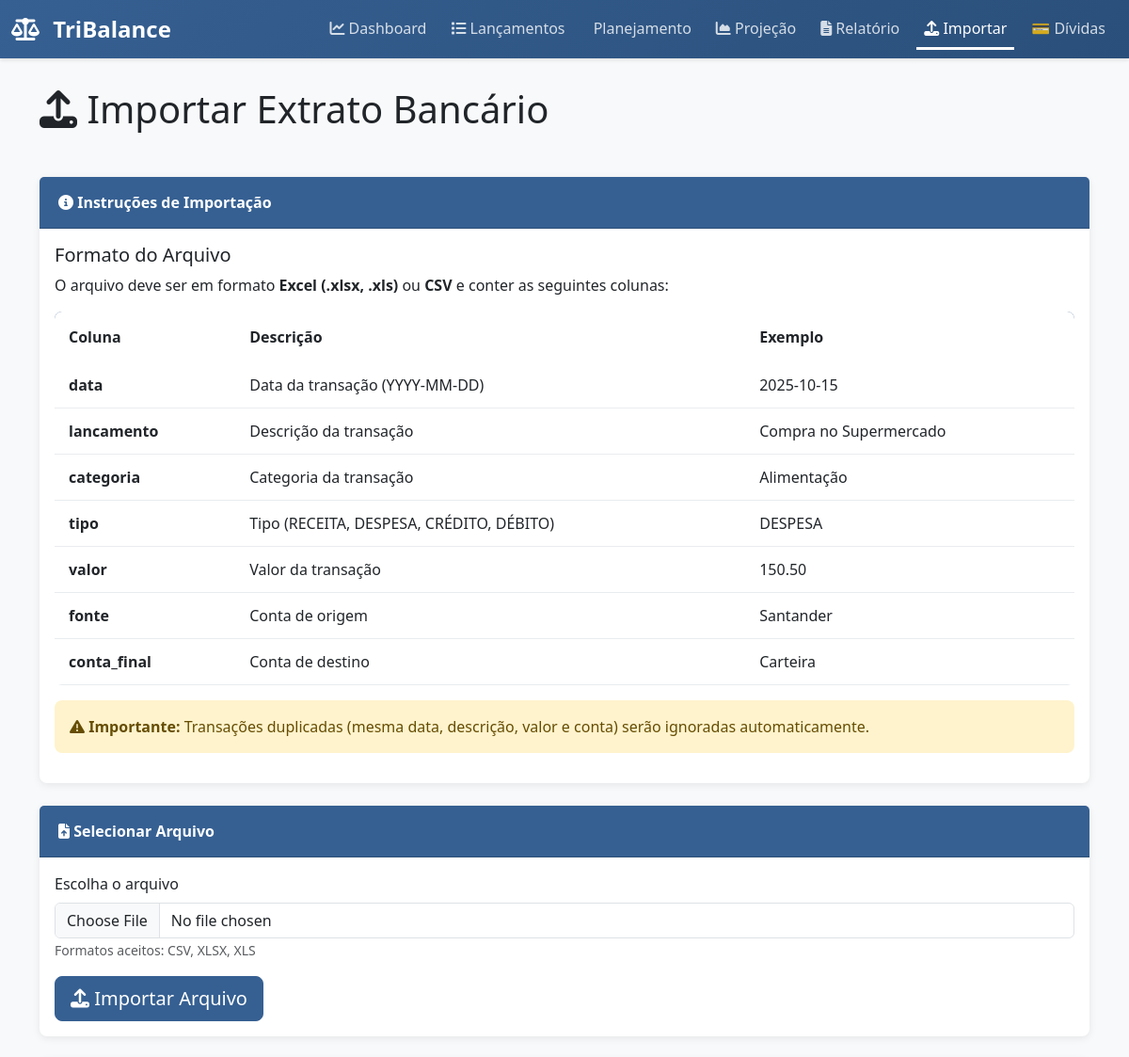
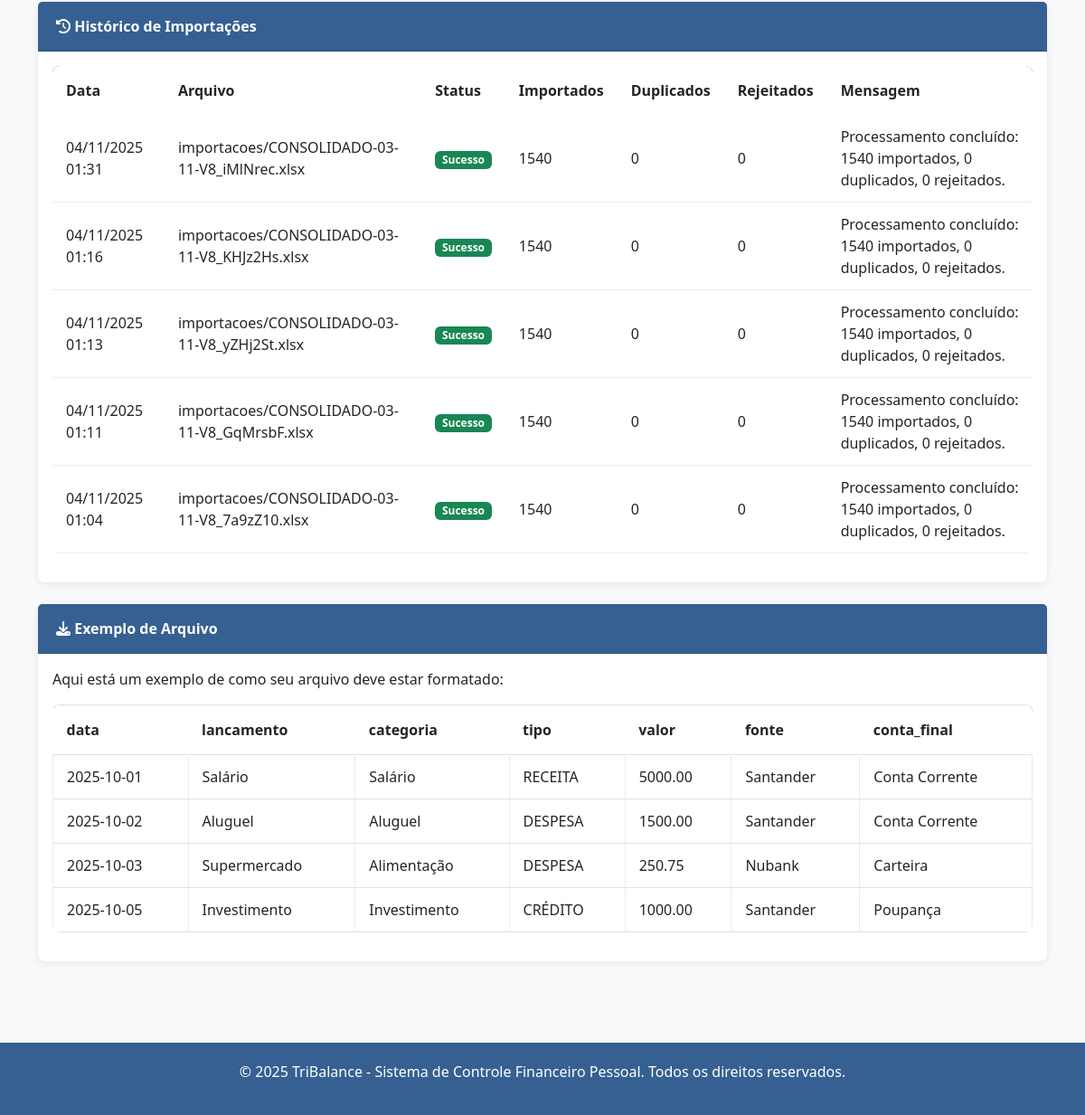
The app's page /importacao/ with its own data (2 pictures, top to bottom).
### financeiro/models.py (models this page shows, shortened)
class ImportacaoLog(models.Model):
    STATUS_CHOICES = [
        ('SUCESSO', 'Sucesso'),
        ('ERRO', 'Erro'),
        ('PARCIAL', 'Parcial'),
    ]
    id = models.AutoField(primary_key=True)
    arquivo = models.FileField(upload_to='importacoes/')
    data_importacao = models.DateTimeField(auto_now_add=True)
    status = models.CharField(max_length=20, choices=STATUS_CHOICES)
    total_registros = models.IntegerField(default=0)
    registros_importados = models.IntegerField(default=0)
    registros_duplicados = models.IntegerField(default=0)
    registros_rejeitados = models.IntegerField(default=0)
    mensagem = models.TextField(blank=True)
    class Meta:
        ordering = ['-data_importacao']
        verbose_name = "Log de Importação"
        verbose_name_plural = "Logs de Importação"

### financeiro/views.py (the view, shortened to what this page needs)
# urls.py: path('importacao/', views.importacao, name='importacao'),
def importacao(request):
    logs_recentes = ImportacaoLog.objects.all()[:5]
    context = {
        'logs_recentes': logs_recentes,
    }
    return render(request, 'financeiro/importacao.html', context)

### financeiro/templates/financeiro/importacao.html (shortened to what this page needs)
{% extends 'base.html' %}
{% block content %}
<div class="row mb-4">
    <div class="col-md-12">
        <h1 class="mb-4">
            <i class="fas fa-upload"></i> Importar Extrato Bancário
        </h1>
    </div>
</div>
<div class="card mb-4">
    <div class="card-header">
        <i class="fas fa-info-circle"></i> Instruções de Importação
    </div>
    <div class="card-body">
        <h5>Formato do Arquivo</h5>
        <p>O arquivo deve ser em formato <strong>Excel (.xlsx, .xls)</strong> ou <strong>CSV</strong> e conter as seguintes colunas:</p>
        <table class="table table-sm">
            <thead>
                <tr>
                    <th>Coluna</th>
                    <th>Descrição</th>
                    <th>Exemplo</th>
                </tr>
            </thead>
            <tbody>
                <tr>
                    <td><strong>data</strong></td>
                    <td>Data da transação (YYYY-MM-DD)</td>
                    <td>2025-10-15</td>
                </tr>
                <tr>
                    <td><strong>lancamento</strong></td>
                    <td>Descrição da transação</td>
                    <td>Compra no Supermercado</td>
                </tr>
                <tr>
                    <td><strong>categoria</strong></td>
                    <td>Categoria da transação</td>
                    <td>Alimentação</td>
                </tr>
                <tr>
                    <td><strong>tipo</strong></td>
                    <td>Tipo (RECEITA, DESPESA, CRÉDITO, DÉBITO)</td>
                    <td>DESPESA</td>
                </tr>
                <tr>
                    <td><strong>valor</strong></td>
                    <td>Valor da transação</td>
                    <td>150.50</td>
                </tr>
                <tr>
                    <td><strong>fonte</strong></td>
                    <td>Conta de origem</td>
                    <td>Santander</td>
                </tr>
                <tr>
                    <td><strong>conta_final</strong></td>
                    <td>Conta de destino</td>
                    <td>Carteira</td>
                </tr>
            </tbody>
        </table>
        <div class="alert alert-warning mt-3">
            <i class="fas fa-exclamation-triangle"></i>
            <strong>Importante:</strong> Transações duplicadas (mesma data, descrição, valor e conta) serão ignoradas automaticamente.
        </div>
    </div>
</div>
<div class="card mb-4">
    <div class="card-header">
        <i class="fas fa-file-upload"></i> Selecionar Arquivo
    </div>
    <div class="card-body">
        <form method="post" enctype="multipart/form-data">
            <div class="mb-3">
                <label for="arquivo" class="form-label">Escolha o arquivo</label>
                <input type="file" name="arquivo" id="arquivo" class="form-control"
                       accept=".csv,.xlsx,.xls" required>
                <small class="form-text text-muted">Formatos aceitos: CSV, XLSX, XLS</small>
            </div>
            <button type="submit" class="btn btn-primary btn-lg">
                <i class="fas fa-upload"></i> Importar Arquivo
            </button>
        </form>
    </div>
</div>
{% if logs_recentes %}
<div class="card">
    <div class="card-header">
        <i class="fas fa-history"></i> Histórico de Importações
    </div>
    <div class="card-body">
        <div class="table-responsive">
            <table class="table table-hover">
                <thead>
                    <tr>
                        <th>Data</th>
                        <th>Arquivo</th>
                        <th>Status</th>
                        <th>Importados</th>
                        <th>Duplicados</th>
                        <th>Rejeitados</th>
                        <th>Mensagem</th>
                    </tr>
                </thead>
                <tbody>
                    {% for log in logs_recentes %}
                    <tr>
                        <td>{{ log.data_importacao|date:"d/m/Y H:i" }}</td>
                        <td>{{ log.arquivo.name }}</td>
                        <td>
                            {% if log.status == 'SUCESSO' %}
                                <span class="badge bg-success">Sucesso</span>
                            {% elif log.status == 'PARCIAL' %}
                                <span class="badge bg-warning">Parcial</span>
                            {% else %}
                                <span class="badge bg-danger">Erro</span>
                            {% endif %}
                        </td>
                        <td>{{ log.registros_importados }}</td>
                        <td>{{ log.registros_duplicados }}</td>
                        <td>{{ log.registros_rejeitados }}</td>
                        <td>{{ log.mensagem }}</td>
                    </tr>
                    {% endfor %}
                </tbody>
            </table>
        </div>
    </div>
</div>
{% endif %}
<div class="card mt-4">
    <div class="card-header">
        <i class="fas fa-download"></i> Exemplo de Arquivo
    </div>
    <div class="card-body">
        <p>Aqui está um exemplo de como seu arquivo deve estar formatado:</p>
        <div class="table-responsive">
            <table class="table table-sm table-bordered">
                <thead>
                    <tr>
                        <th>data</th>
                        <th>lancamento</th>
                        <th>categoria</th>
                        <th>tipo</th>
                        <th>valor</th>
                        <th>fonte</th>
                        <th>conta_final</th>
                    </tr>
                </thead>
                <tbody>
                    <tr>
                        <td>2025-10-01</td>
                        <td>Salário</td>
                        <td>Salário</td>
                        <td>RECEITA</td>
                        <td>5000.00</td>
                        <td>Santander</td>
                        <td>Conta Corrente</td>
                    </tr>
                    <tr>
                        <td>2025-10-02</td>
                        <td>Aluguel</td>
                        <td>Aluguel</td>
                        <td>DESPESA</td>
                        <td>1500.00</td>
                        <td>Santander</td>
                        <td>Conta Corrente</td>
                    </tr>
                    <tr>
                        <td>2025-10-03</td>
                        <td>Supermercado</td>
                        <td>Alimentação</td>
                        <td>DESPESA</td>
                        <td>250.75</td>
                        <td>Nubank</td>
                        <td>Carteira</td>
                    </tr>
                    <tr>
                        <td>2025-10-05</td>
                        <td>Investimento</td>
                        <td>Investimento</td>
                        <td>CRÉDITO</td>
                        <td>1000.00</td>
                        <td>Santander</td>
                        <td>Poupança</td>
                    </tr>
                </tbody>
            </table>
        </div>
    </div>
</div>
{% endblock %}

### tribalance_config/templates/base.html (style rules this page uses)
:root { --primary-color: #366092; --success-color: #28a745; --danger-color: #dc3545; --warning-color: #ffc107; --info-color: #17a2b8; }
body { background-color: #f8f9fa; font-family: 'Segoe UI', Tahoma, Geneva, Verdana, sans-serif; }
.card { border: none; box-shadow: 0 2px 8px rgba(0,0,0,0.08); border-radius: 8px; margin-bottom: 20px; }
.card-header { background-color: var(--primary-color); color: white; border-radius: 8px 8px 0 0; padding: 15px 20px; font-weight: 600; }
.table { background-color: white; border-radius: 8px; overflow: hidden; }
.table thead { background-color: var(--primary-color); color: white; }
.table thead th { border: none; padding: 15px; font-weight: 600; cursor: pointer; user-select: none; }
.table tbody td { padding: 12px 15px; vertical-align: middle; border-color: #e9ecef; }
.btn-primary { background-color: var(--primary-color); border-color: var(--primary-color); }
.form-control, .form-select { border-radius: 6px; border: 1px solid #dee2e6; }
.alert { border-radius: 8px; border: none; }

### records on screen
ImportacaoLog: data_importacao "04/11/2025 01:31", arquivo.name "importacoes/CONSOLIDADO-03-11-V8_iMlNrec.xlsx", status "Sucesso", registros_importados "1540", registros_duplicados "0", registros_rejeitados "0", mensagem "Processamento concluído: 1540 importados, 0 duplicados, 0 rejeitados."
ImportacaoLog: data_importacao "04/11/2025 01:16", arquivo.name "importacoes/CONSOLIDADO-03-11-V8_KHJz2Hs.xlsx", status "Sucesso", registros_importados "1540", registros_duplicados "0", registros_rejeitados "0", mensagem "Processamento concluído: 1540 importados, 0 duplicados, 0 rejeitados."
ImportacaoLog: data_importacao "04/11/2025 01:13", arquivo.name "importacoes/CONSOLIDADO-03-11-V8_yZHj2St.xlsx", status "Sucesso", registros_importados "1540", registros_duplicados "0", registros_rejeitados "0", mensagem "Processamento concluído: 1540 importados, 0 duplicados, 0 rejeitados."
ImportacaoLog: data_importacao "04/11/2025 01:11", arquivo.name "importacoes/CONSOLIDADO-03-11-V8_GqMrsbF.xlsx", status "Sucesso", registros_importados "1540", registros_duplicados "0", registros_rejeitados "0", mensagem "Processamento concluído: 1540 importados, 0 duplicados, 0 rejeitados."
ImportacaoLog: data_importacao "04/11/2025 01:04", arquivo.name "importacoes/CONSOLIDADO-03-11-V8_7a9zZ10.xlsx", status "Sucesso", registros_importados "1540", registros_duplicados "0", registros_rejeitados "0", mensagem "Processamento concluído: 1540 importados, 0 duplicados, 0 rejeitados."
